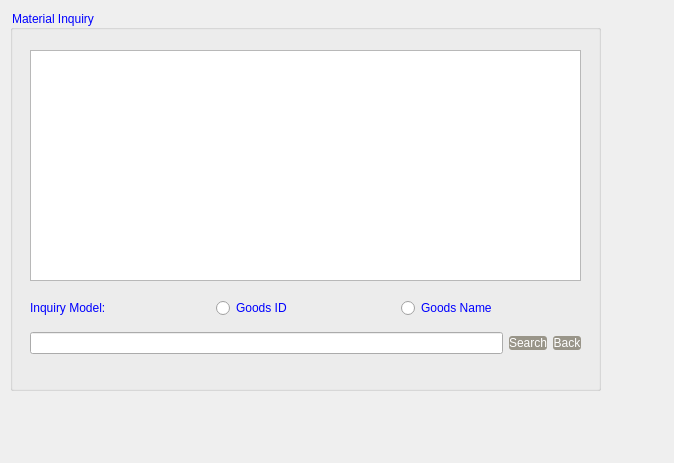
<?xml version="1.0" encoding="UTF-8"?>
<ui version="4.0">
 <class>MaterialInquiry</class>
 <widget class="QWidget" name="MaterialInquiry">
  <property name="geometry">
   <rect>
    <x>0</x>
    <y>0</y>
    <width>674</width>
    <height>463</height>
   </rect>
  </property>
  <property name="sizePolicy">
   <sizepolicy hsizetype="Expanding" vsizetype="Expanding">
    <horstretch>0</horstretch>
    <verstretch>0</verstretch>
   </sizepolicy>
  </property>
  <property name="windowTitle">
   <string>Form</string>
  </property>
  <widget class="QGroupBox" name="groupBox">
   <property name="geometry">
    <rect>
     <x>10</x>
     <y>10</y>
     <width>591</width>
     <height>381</height>
    </rect>
   </property>
   <property name="styleSheet">
    <string notr="true">color:blue;

font: 75 14pt &quot;Aparajita&quot;;</string>
   </property>
   <property name="title">
    <string>Material Inquiry</string>
   </property>
   <widget class="QTableView" name="tableView">
    <property name="geometry">
     <rect>
      <x>20</x>
      <y>40</y>
      <width>551</width>
      <height>231</height>
     </rect>
    </property>
   </widget>
   <widget class="QWidget" name="layoutWidget">
    <property name="geometry">
     <rect>
      <x>20</x>
      <y>280</y>
      <width>551</width>
      <height>72</height>
     </rect>
    </property>
    <layout class="QVBoxLayout" name="verticalLayout">
     <item>
      <layout class="QHBoxLayout" name="horizontalLayout">
       <item>
        <widget class="QLabel" name="label">
         <property name="text">
          <string>Inquiry Model:</string>
         </property>
        </widget>
       </item>
       <item>
        <widget class="QRadioButton" name="GoodIDradioButton">
         <property name="text">
          <string>Goods ID</string>
         </property>
        </widget>
       </item>
       <item>
        <widget class="QRadioButton" name="GoodsNameradioButton">
         <property name="text">
          <string>Goods Name</string>
         </property>
        </widget>
       </item>
      </layout>
     </item>
     <item>
      <layout class="QHBoxLayout" name="horizontalLayout_3">
       <item>
        <widget class="QLineEdit" name="lineEdit"/>
       </item>
       <item>
        <layout class="QHBoxLayout" name="horizontalLayout_2">
         <item>
          <widget class="QPushButton" name="searchpushButton">
           <property name="styleSheet">
            <string notr="true">QPushButton { background-color: rgb(153, 149, 137); border-radius: 3px; color: rgb(255, 255, 255); } QPushButton:hover { background-color: black; }
</string>
           </property>
           <property name="text">
            <string>Search</string>
           </property>
          </widget>
         </item>
         <item>
          <widget class="QPushButton" name="backpushButton">
           <property name="styleSheet">
            <string notr="true">QPushButton { background-color: rgb(153, 149, 137); border-radius: 3px; color: rgb(255, 255, 255); } QPushButton:hover { background-color: black; }
</string>
           </property>
           <property name="text">
            <string>Back</string>
           </property>
          </widget>
         </item>
        </layout>
       </item>
      </layout>
     </item>
    </layout>
   </widget>
  </widget>
 </widget>
 <resources/>
 <connections/>
</ui>
